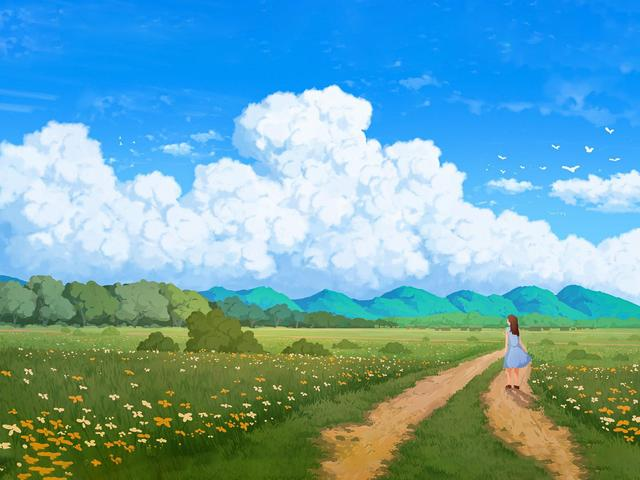
//> input picture test/test.jpeg, 640 x 480 px
$ ./pymaid   (built with g++ and OpenCV 4)
//> lines starting //> are read from the running program, lines starting //| are printed output that depends on the picture
/*
 * @Author: liujialin
 * @Date: 2022-11-16 14:52:45
 * @LastEditors: liujialin
 * @LastEditTime: 2022-11-16 15:32:14
 */
#include <opencv2/opencv.hpp>
#include <opencv2/core/core.hpp>
#include <opencv2/highgui/highgui.hpp>
#include <opencv2/features2d/features2d.hpp>
#include <opencv2/imgproc/imgproc.hpp>
#include <vector>
using namespace cv;
using namespace std;

const int EDGE_THRESHOLD = 19;
const int nlevels = 8;
const float scaleFactor=1.2;

vector<float> mvInvScaleFactor;
vector<Mat> mvImagePyramid;


void computeInvScale()
{
    mvInvScaleFactor.resize(8);
    mvInvScaleFactor[0] = 1.0f;
    for(int i = 1;i<nlevels;i++)
    {
        mvInvScaleFactor[i] = mvInvScaleFactor[i-1] * scaleFactor;
    }
    for(int i = 1;i<nlevels;i++)
    {
        mvInvScaleFactor[i] = 1.0 / mvInvScaleFactor[i];
    }
    mvImagePyramid.resize(8);
}


void ComputePyramid(cv::Mat image)
{
	//开始遍历所有的图层
    for (int level = 0; level < nlevels; ++level)
    {
		//获取本层图像的缩放系数
        float scale = mvInvScaleFactor[level];
		//计算本层图像的像素尺寸大小,原图大小乘上缩放系数
        Size sz(cvRound((float)image.cols*scale), cvRound((float)image.rows*scale));
		//全尺寸图像。包括无效图像区域的大小。将图像进行“补边”，EDGE_THRESHOLD区域外的图像不进行FAST角点检测
        Size wholeSize(sz.width + EDGE_THRESHOLD*2, sz.height + EDGE_THRESHOLD*2);
		// 定义了两个变量：temp是扩展了边界的图像，masktemp并未使用
        Mat temp(wholeSize, image.type()), masktemp;
        // 此时的temp只确定了图像大小
        // imshow("temp",temp);
        // waitKey(0);
        //imwrite("../test_pyramid/temp"+to_string(level)+".jpg",temp);
        // mvImagePyramid 刚开始时是个空的vector<Mat>
		// 把图像金字塔该图层的图像指针mvImagePyramid指向temp的中间部分（这里为浅拷贝，内存相同）
        // ! 这里可以直接不用，作者的bug
        mvImagePyramid[level] = temp(Rect(EDGE_THRESHOLD, EDGE_THRESHOLD, sz.width, sz.height));

        // Compute the resized image
		//计算第0层以上resize后的图像
        if( level != 0 )
        {
			//将上一层金字塔图像根据设定sz缩放到当前层级
            // resize(mvImagePyramid[level-1],	//输入图像
			// 	   mvImagePyramid[level], 	//输出图像
			// 	   sz, 						//输出图像的尺寸
			// 	   0, 						//水平方向上的缩放系数，留0表示自动计算
			// 	   0,  						//垂直方向上的缩放系数，留0表示自动计算
			// 	   cv::INTER_LINEAR);		//图像缩放的差值算法类型，这里的是线性插值算法

            // //!  原代码mvImagePyramid 并未扩充，上面resize应该改为如下
            resize(image,	                //输入图像
				   mvImagePyramid[level], 	//输出图像
				   sz, 						//输出图像的尺寸
				   0, 						//水平方向上的缩放系数，留0表示自动计算
				   0,  						//垂直方向上的缩放系数，留0表示自动计算
				   cv::INTER_LINEAR);		//图像缩放的差值算法类型，这里的是线性插值算法

			//把源图像拷贝到目的图像的中央，四面填充指定的像素。图片如果已经拷贝到中间，只填充边界
			//这样做是为了能够正确提取边界的FAST角点
			//EDGE_THRESHOLD指的这个边界的宽度，由于这个边界之外的像素不是原图像素而是算法生成出来的，所以不能够在EDGE_THRESHOLD之外提取特征点
            copyMakeBorder(mvImagePyramid[level], 					//源图像
						   temp, 									//目标图像（此时其实就已经有大了一圈的尺寸了）
						   EDGE_THRESHOLD, EDGE_THRESHOLD, 			//top & bottom 需要扩展的border大小
						   EDGE_THRESHOLD, EDGE_THRESHOLD,			//left & right 需要扩展的border大小
                           BORDER_REFLECT_101+BORDER_ISOLATED);     //扩充方式，opencv给出的解释：

			/*Various border types, image boundaries are denoted with '|'
			* BORDER_REPLICATE:     aaaaaa|abcdefgh|hhhhhhh
			* BORDER_REFLECT:       fedcba|abcdefgh|hgfedcb
			* BORDER_REFLECT_101:   gfedcb|abcdefgh|gfedcba
			* BORDER_WRAP:          cdefgh|abcdefgh|abcdefg
			* BORDER_CONSTANT:      iiiiii|abcdefgh|iiiiiii  with some specified 'i'
			*/

			//BORDER_ISOLATED	表示对整个图像进行操作
            // https://docs.opencv.org/3.4.4/d2/de8/group__core__array.html#ga2ac1049c2c3dd25c2b41bffe17658a36

        }
        else
        {
			//对于第0层未缩放图像，直接将图像深拷贝到temp的中间，并且对其周围进行边界扩展。此时temp就是对原图扩展后的图像
            copyMakeBorder(image,			//这里是原图像
						   temp, EDGE_THRESHOLD, EDGE_THRESHOLD, EDGE_THRESHOLD, EDGE_THRESHOLD,
                           BORDER_REFLECT_101);
        }
        // //! 原代码mvImagePyramid 并未扩充，应该添加下面一行代码
        mvImagePyramid[level] = temp;
    }

}

int main()
{
    computeInvScale();
    Mat test_image = imread("../test.jpeg");
//> test_image is the input picture: 480 rows x 640 cols, CV_8UC3; mean B, G, R 176.6, 165.4, 108.6
    if(test_image.channels()==3)
    {

        cvtColor(test_image,test_image,CV_BGR2GRAY);
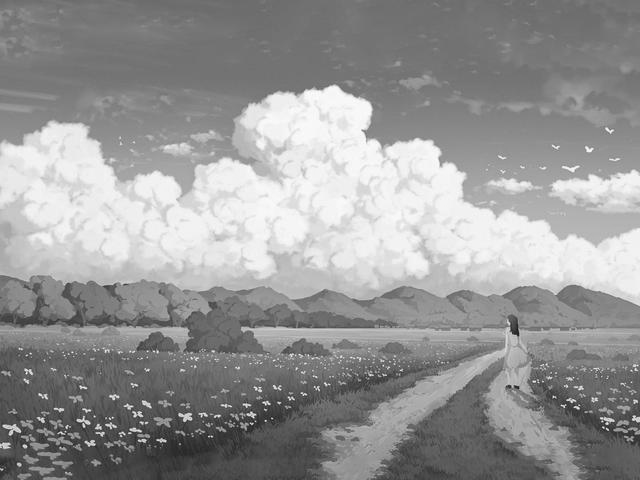
//> test_image: 480 rows x 640 cols, CV_8UC1; min 21, max 254, mean 149.7
    }
    else if(test_image.channels()==4)
    {

        cvtColor(test_image,test_image,CV_BGRA2GRAY);
    }
    //namedWindow("origin",WINDOW_AUTOSIZE);
    imshow("origin",test_image);


    ComputePyramid(test_image);
//> the loop in ComputePyramid, `for (int level = 0; level < nlevels; ++level)` made 8 passes
//> pass 1, in ComputePyramid, `copyMakeBorder(image, temp, EDGE_THRESHOLD, EDGE_THRESHOLD, EDGE_THRES..`:
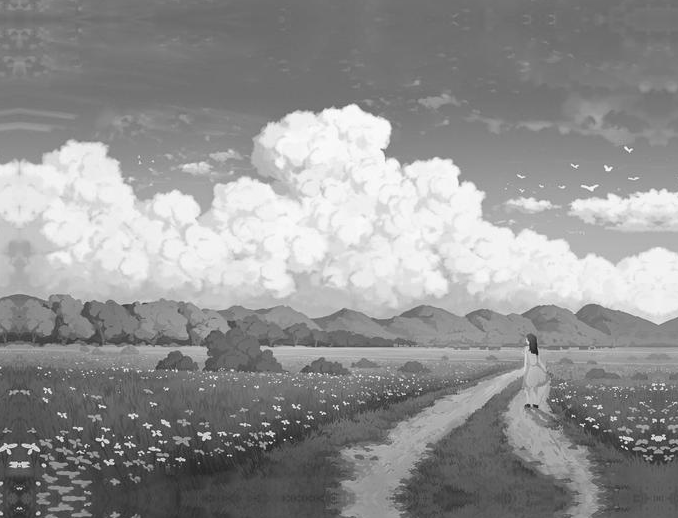
//> temp: 518 rows x 678 cols, CV_8UC1; min 21, max 254, mean 145.9
//> pass 2, in ComputePyramid, `copyMakeBorder(mvImagePyramid[level], temp, EDGE_THRESHOLD, EDGE_THRES..`:
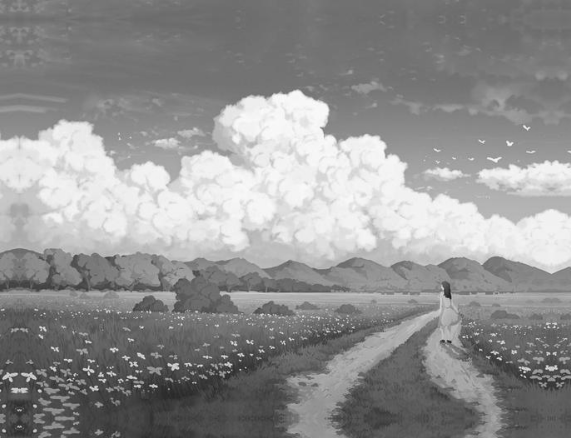
//> temp: 438 rows x 571 cols, CV_8UC1; min 32, max 251, mean 145.1
//> pass 3, in ComputePyramid, `copyMakeBorder(mvImagePyramid[level], temp, EDGE_THRESHOLD, EDGE_THRES..`:
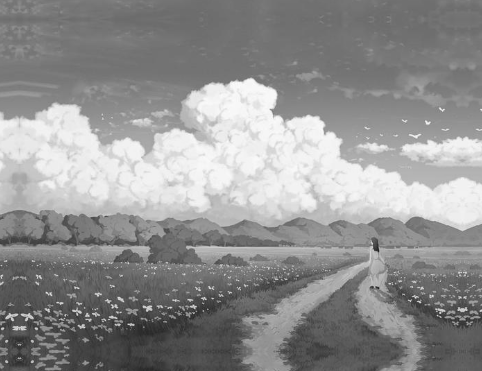
//> temp: 371 rows x 482 cols, CV_8UC1; min 33, max 251, mean 144.3

    for(int i = 0;i<nlevels;i++)
    {
        imshow("Pyramid"+to_string(i),mvImagePyramid[i]);
        imwrite("../test_pyramid/Pyramid"+to_string(i)+".jpg",mvImagePyramid[i]);
        cvWaitKey(0);
    }
    //cvWaitKey(0);
}
